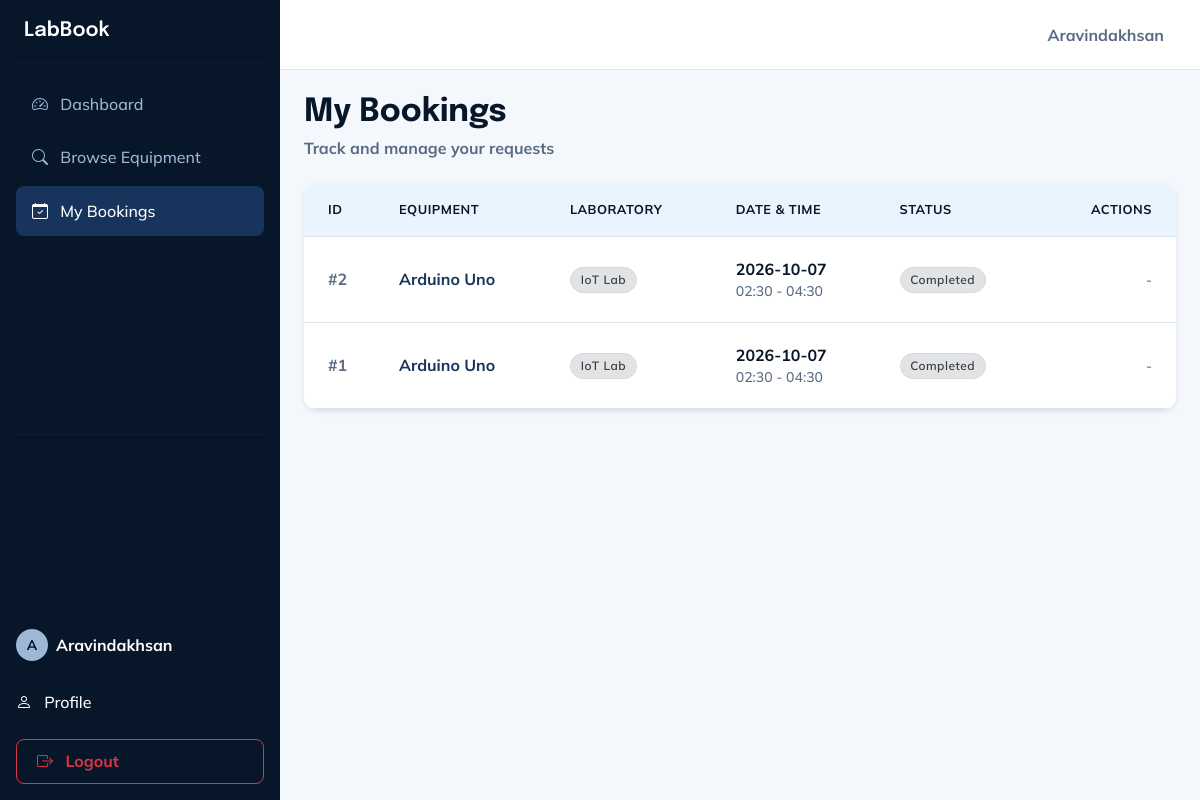
The app's page /student/bookings (signed in) with its own data.
### tables this page shows
CREATE TABLE bookings (
            id INTEGER PRIMARY KEY AUTOINCREMENT,
            user_id INTEGER NOT NULL,
            equipment_id INTEGER NOT NULL,
            booking_date TEXT NOT NULL,
            start_time TEXT NOT NULL,
            end_time TEXT NOT NULL,
            purpose TEXT NOT NULL,
            status TEXT NOT NULL DEFAULT 'Pending',
            created_at TEXT DEFAULT CURRENT_TIMESTAMP, expected_return_date TEXT, expected_return_time TEXT, issued_date TEXT, issued_time TEXT, issued_by TEXT, issue_condition TEXT, issue_remarks TEXT, quantity INTEGER DEFAULT 1,
            FOREIGN KEY (user_id) REFERENCES users(id),
            FOREIGN KEY (equipment_id) REFERENCES equipment(id)
        );

CREATE TABLE equipment (
            id INTEGER PRIMARY KEY AUTOINCREMENT,
            name TEXT NOT NULL,
            description TEXT,
            lab_name TEXT NOT NULL,
            quantity INTEGER NOT NULL,
            available_quantity INTEGER NOT NULL,
            status TEXT NOT NULL DEFAULT 'Available'
        , department TEXT DEFAULT 'Information Technology');

### app.py (the view)
@app.route('/student/bookings')
@student_required
def student_bookings():
    conn = get_db_connection()
    bookings = conn.execute('''
        SELECT b.*, e.name as equipment_name, e.lab_name
        FROM bookings b JOIN equipment e ON b.equipment_id = e.id
        WHERE b.user_id = ?
        ORDER BY b.created_at DESC
    ''', (session['user_id'],)).fetchall()
    conn.close()
    return render_template('student/my_bookings.html', bookings=bookings)

### app.py (called while the page is built)
def student_required(f):
    @wraps(f)
    def decorated_function(*args, **kwargs):
        if 'user_id' not in session or session.get('role') != 'student':
            flash('Student access required.', 'danger')
            return redirect(url_for('login'))
        return f(*args, **kwargs)
    return decorated_function

### database.py (called while the page is built)
def get_db_connection():
    conn = sqlite3.connect(DATABASE)
    conn.row_factory = sqlite3.Row
    return conn

### templates/student/my_bookings.html (shortened to what this page needs)
{% extends 'base.html' %}
{% block content %}
<div class="d-flex justify-content-between align-items-center mb-4">
    <div>
        <h2 class="fw-bold m-0" style="color: var(--frost-navy);">My Bookings</h2>
        <div class="text-secondary fw-bold mt-1">Track and manage your requests</div>
    </div>
</div>
<div class="card shadow-sm border-0" style="border-radius: var(--radius-md);">
    <div class="card-body p-0">
        <div class="table-responsive border-0">
            <table class="table table-hover align-middle mb-0">
                <thead>
                    <tr>
                        <th class="ps-4">ID</th>
                        <th>Equipment</th>
                        <th>Laboratory</th>
                        <th>Date & Time</th>
                        <th>Status</th>
                        <th class="pe-4 text-end">Actions</th>
                    </tr>
                </thead>
                <tbody>
                    {% for b in bookings %}
                    <tr>
                        <td class="ps-4 fw-bold text-muted">#{{ b.id }}</td>
                        <td class="fw-bold" style="color: var(--deep-winter-blue);">{{ b.equipment_name }}</td>
                        <td><span class="badge bg-secondary">{{ b.lab_name }}</span></td>
                        <td>
                            <div class="fw-bold">{{ b.booking_date }}</div>
                            <div class="small text-muted">{{ b.start_time }} - {{ b.end_time }}</div>
                        </td>
                        <td>
                            {% if b.status == 'Pending' %}<span class="badge bg-warning">Pending</span>
                            {% elif b.status == 'Approved' %}<span class="badge bg-info">Approved</span>
                            {% elif b.status == 'Active' %}<span class="badge bg-success">Active</span>
                            {% elif b.status == 'Completed' %}<span class="badge bg-secondary">Completed</span>
                            {% elif b.status == 'Rejected' %}<span class="badge bg-danger">Rejected</span>
                            {% elif b.status == 'Cancelled' %}<span class="badge bg-dark">Cancelled</span>
                            {% else %}<span class="badge bg-primary">{{ b.status }}</span>{% endif %}
                        </td>
                        <td class="pe-4 text-end">
                            {% if b.status in ['Pending', 'Approved'] %}
                            <form action="{{ url_for('cancel_booking', booking_id=b.id) }}" method="POST" style="display:inline;">
                                <button type="submit" class="btn btn-sm btn-outline-danger px-3 py-1 fw-bold" onclick="return confirm('Are you sure you want to cancel this booking?');">Cancel</button>
                            </form>
                            {% else %}
                            <span class="text-muted small">-</span>
                            {% endif %}
                        </td>
                    </tr>
                    {% endfor %}
                </tbody>
            </table>
        </div>
    </div>
</div>
{% endblock %}

### static/css/style.css (style rules this page uses)
:root { --frost-navy: #071629; --deep-winter-blue: #17345C; --icy-steel: #9DB7D5; --frost-mist: #EAF4FF; --snow-white: #FFFFFF; --text-primary: #071629; --text-secondary: #5a6b82; --page-background: #F4F7FB; --border-color: #DDE5ED; --shadow-sm: 0 2px 8px rgba(7, 22, 41, 0.04); --shadow-md: 0 6px 20px rgba(7, 22, 41, 0.08); --shadow-lg: 0 12px 30px rgba(7, 22, 41, 0.12); --radius-sm: 8px; --radius-md: 12px; --radius-lg: 16px; --radius-xl: 24px; }
body { font-family: 'Mulish', sans-serif; background-color: var(--page-background); color: var(--text-primary); margin: 0; overflow-x: hidden; }
h1, h2, h3, h4, h5, h6, .navbar-brand, .branding-text { font-family: 'Epilogue', sans-serif; color: var(--text-primary); font-weight: 600; }
.text-muted, .text-secondary { color: var(--text-secondary) !important; }
.card { background-color: var(--snow-white); border: 1px solid var(--border-color); border-radius: var(--radius-md); box-shadow: var(--shadow-sm); transition: transform 0.2s ease, box-shadow 0.2s ease; margin-bottom: 1.5rem; }
.table-responsive { border-radius: var(--radius-md); border: 1px solid var(--border-color); background: var(--snow-white); box-shadow: var(--shadow-sm); }
.table { margin-bottom: 0; background-color: var(--snow-white); }
.table thead th { background-color: var(--frost-mist) !important; color: var(--text-primary) !important; border-bottom: 1px solid var(--border-color); font-weight: 700; padding: 1rem; text-transform: uppercase; font-size: 0.8rem; letter-spacing: 0.5px; }
.table tbody td { padding: 1.25rem 1rem; vertical-align: middle; border-bottom: 1px solid var(--border-color); color: var(--text-primary); font-weight: 500; }
.badge { padding: 0.5em 0.8em; border-radius: 50rem; font-weight: 600; font-size: 0.75rem; letter-spacing: 0.5px; }
.badge.bg-secondary { background-color: #E2E3E5 !important; color: #383D41 !important; border: 1px solid #D6D8DB; }

### records on screen
bookings: id "2", equipment_name "Arduino Uno", lab_name "IoT Lab", booking_date "2026-10-07", start_time "02:30", end_time "04:30", status "Completed"
bookings: id "1", equipment_name "Arduino Uno", lab_name "IoT Lab", booking_date "2026-10-07", start_time "02:30", end_time "04:30", status "Completed"

### other values on screen
{{ session.get('name')[:1] | upper }} "A"
{{ session.get('name') }} "Aravindakhsan"
